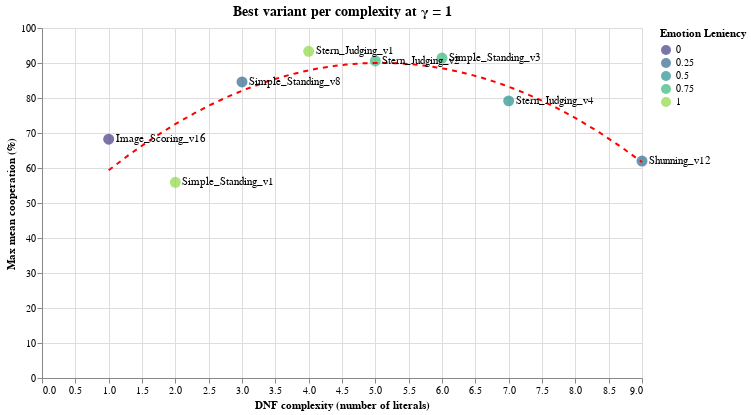

The notebook cell saved with this chart:
### Code cell
import numpy as np
import pandas as pd
import altair as alt

# Import statsmodels for potential more advanced regression or to ensure required dependencies are available
# (though Altair's mark_regression handles the basic fit)
# import statsmodels.formula.api as smf # Not strictly needed for Altair's basic regression

# === Parameters ===
#chosen_base_norm = "SternJudging"    # 0) choose base social norm
fixed_gamma = 1                   # 1) fix gamma value

# === 0) Filter to chosen base norm ===
# NOTE: merged_df is assumed to be defined and loaded before this code block runs
# For a runnable example, let's assume merged_df is loaded here (e.g., from a CSV)
# For the purpose of adding the regression, we'll proceed assuming 'merged_df' exists.
#df = merged_df[merged_df["norm"] == chosen_base_norm].copy()
df = merged_df.copy()

# === ensure gamma column consistency & rounding ===
if "gamma_center" not in df.columns and "gamma_gaussian_n" in df.columns:
    df = df.rename(columns={"gamma_gaussian_n": "gamma_center"})

if "gamma_center" not in df.columns:
    raise KeyError("No gamma column found ('gamma_center' or 'gamma_gaussian_n').")

# round to 1 decimal to avoid float noise and keep only exact bin values
df["gamma_center"] = pd.to_numeric(df["gamma_center"], errors="coerce").round(1)
valid_gammas = np.round(np.arange(0, 1.01, 0.1), 1)

# filter rows to valid gammas first (drops messy intermediate values)
df = df[df["gamma_center"].isin(valid_gammas)]

# === 1) Filter to the fixed gamma value ===
df_gamma = df[np.isclose(df["gamma_center"], fixed_gamma)].copy()
if df_gamma.empty:
    raise ValueError(f"No rows found for gamma = {fixed_gamma}. Check rounding or available gamma values.")

# === 2) Compute mean cooperation per variant (averaging across runs) ===
# ensure average_cooperation is numeric
df_gamma["average_cooperation"] = pd.to_numeric(df_gamma["average_cooperation"], errors="coerce")
variant_avg = (
    df_gamma
    .groupby(["variant_id", "DNF_literals", "Emotion_Leniency"], as_index=False)
    .agg(mean_coop=("average_cooperation", "mean"),
          runs=("average_cooperation", "count"))    # how many runs contributed
)

# convert to percent if values are proportions in [0,1]
if variant_avg["mean_coop"].max() <= 1.0:
    variant_avg["mean_coop_pct"] = variant_avg["mean_coop"] * 100.0
else:
    variant_avg["mean_coop_pct"] = variant_avg["mean_coop"]

# === 3) For every DNF complexity, choose the variant with maximal mean cooperation ===
# use idxmax to get the variant row with the highest mean_coop
idx = variant_avg.groupby("DNF_literals")["mean_coop"].idxmax()
best_per_complexity = variant_avg.loc[idx].reset_index(drop=True)

# Optional: sort by complexity numeric ascending
best_per_complexity["DNF_literals"] = best_per_complexity["DNF_literals"].astype(int)
best_per_complexity = best_per_complexity.sort_values("DNF_literals")

# === ASSUMED best_per_complexity DATA STRUCTURE FOR REGRESSION ===
# best_per_complexity = pd.DataFrame({
#     'DNF_literals': [1, 2, 3, 4, 5],
#     'mean_coop_pct': [50.0, 65.0, 75.0, 70.0, 80.0],
#     'Emotion_Leniency': [0.1, 0.2, 0.3, 0.2, 0.4],
#     'variant_id': ['v1', 'v2', 'v3', 'v4', 'v5'],
#     'runs': [10, 10, 10, 10, 10]
# })

# === 4) Scatter plot: x = complexity, y = avg cooperation (max among variants per complexity) ===
# We must use :Q (Quantitative) for the x-axis for the regression to work.
x_encoding = alt.X("DNF_literals:Q", title="DNF complexity (number of literals)")
y_encoding = alt.Y("mean_coop_pct:Q", title="Max mean cooperation (%)",
                   scale=alt.Scale(domain=[0, 100]))

chart = alt.Chart(best_per_complexity).mark_circle(size=120).encode(
    x=x_encoding,
    y=y_encoding,
    color=alt.Color("Emotion_Leniency:O", title="Emotion Leniency",
                    scale=alt.Scale(scheme="viridis")),
    tooltip=[
        alt.Tooltip("DNF_literals:Q", title="DNF literals"),
        alt.Tooltip("variant_id:N", title="Variant ID"),
        alt.Tooltip("mean_coop_pct:Q", title="Mean coop (%)", format=".2f"),
        alt.Tooltip("runs:Q", title="# runs"),
        alt.Tooltip("Emotion_Leniency:O", title="Leniency")
    ]
).properties(
    width=600, height=350,
    title=f"Best variant per complexity at γ = {fixed_gamma}"
)

# === 5) Add Regression Line (Linear) - CORRECTED ===
# We use transform_regression() to calculate the line
# and then mark_line() to draw it.
regression_line = alt.Chart(best_per_complexity).transform_regression(
    'DNF_literals',        # The X variable
    'mean_coop_pct',       # The Y variable
    method='quad'        # Specify method (linear, poly, etc.)
).mark_line(
    color='red',           # Style the line
    strokeDash=[5, 5]      # Make it dashed
).encode(
    x=alt.X('DNF_literals:Q'),  # Re-encode X for the line layer
    y=alt.Y('mean_coop_pct:Q')  # Re-encode Y for the line layer
)

# Add text labels (optional) next to points showing variant short name
labels = alt.Chart(best_per_complexity).mark_text(dx=7, dy=0, align="left").encode(
    x=x_encoding,  # Use the quantitative encoding
    y=y_encoding,  # Use the quantitative encoding
    text=alt.Text("variant_id:N"),
)

# === 6) Combine the charts: Scatter + Regression Line + Labels ===
chart_with_regression = (chart + regression_line + labels).configure_title(fontSize=14)

chart_with_regression

### Figure 1 — Vega-Lite specification as saved in the notebook (floating-point values rounded to 4 significant figures)
{"config": {"view": {"continuousWidth": 400, "continuousHeight": 300}, "title": {"fontSize": 14}}, "layer": [{"mark": {"type": "circle", "size": 120}, "encoding": {"color": {"field": "Emotion_Leniency", "scale": {"scheme": "viridis"}, "title": "Emotion Leniency", "type": "ordinal"}, "tooltip": [{"field": "DNF_literals", "title": "DNF literals", "type": "quantitative"}, {"field": "variant_id", "title": "Variant ID", "type": "nominal"}, {"field": "mean_coop_pct", "format": ".2f", "title": "Mean coop (%)", "type": "quantitative"}, {"field": "runs", "title": "# runs", "type": "quantitative"}, {"field": "Emotion_Leniency", "title": "Leniency", "type": "ordinal"}], "x": {"field": "DNF_literals", "title": "DNF complexity (number of literals)", "type": "quantitative"}, "y": {"field": "mean_coop_pct", "scale": {"domain": [0, 100]}, "title": "Max mean cooperation (%)", "type": "quantitative"}}, "height": 350, "title": "Best variant per complexity at γ = 1", "width": 600}, {"mark": {"type": "line", "color": "red", "strokeDash": [5, 5]}, "encoding": {"x": {"field": "DNF_literals", "type": "quantitative"}, "y": {"field": "mean_coop_pct", "type": "quantitative"}}, "transform": [{"on": "DNF_literals", "regression": "mean_coop_pct", "method": "quad"}]}, {"mark": {"type": "text", "align": "left", "dx": 7, "dy": 0}, "encoding": {"text": {"field": "variant_id", "type": "nominal"}, "x": {"field": "DNF_literals", "title": "DNF complexity (number of literals)", "type": "quantitative"}, "y": {"field": "mean_coop_pct", "scale": {"domain": [0, 100]}, "title": "Max mean cooperation (%)", "type": "quantitative"}}}], "data": {"name": "data-e23de45eca73aa4130d35c7a5340fc5b"}, "$schema": "https://vega.github.io/schema/vega-lite/v4.17.0.json", "datasets": {"data-e23de45eca73aa4130d35c7a5340fc5b": [{"variant_id": "Image_Scoring_v16", "DNF_literals": 1, "Emotion_Leniency": 0.0, "mean_coop": 68.24, "runs": 50, "mean_coop_pct": 68.24}, {"variant_id": "Simple_Standing_v1", "DNF_literals": 2, "Emotion_Leniency": 1.0, "mean_coop": 55.92, "runs": 50, "mean_coop_pct": 55.92}, {"variant_id": "Simple_Standing_v8", "DNF_literals": 3, "Emotion_Leniency": 0.25, "mean_coop": 84.58, "runs": 55, "mean_coop_pct": 84.58}, {"variant_id": "Stern_Judging_v1", "DNF_literals": 4, "Emotion_Leniency": 1.0, "mean_coop": 93.34, "runs": 50, "mean_coop_pct": 93.34}, {"variant_id": "Stern_Judging_v2", "DNF_literals": 5, "Emotion_Leniency": 0.75, "mean_coop": 90.59, "runs": 50, "mean_coop_pct": 90.59}, {"variant_id": "Simple_Standing_v3", "DNF_literals": 6, "Emotion_Leniency": 0.75, "mean_coop": 91.4, "runs": 50, "mean_coop_pct": 91.4}, {"variant_id": "Stern_Judging_v4", "DNF_literals": 7, "Emotion_Leniency": 0.5, "mean_coop": 79.18, "runs": 50, "mean_coop_pct": 79.18}, {"variant_id": "Shunning_v12", "DNF_literals": 9, "Emotion_Leniency": 0.25, "mean_coop": 61.99, "runs": 50, "mean_coop_pct": 61.99}]}}
